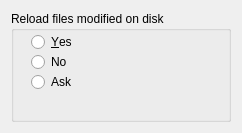
<ui version="4.0" stdsetdef="1" >
  <author></author>
  <comment></comment>
  <exportmacro></exportmacro>
  <class>KGraphViewerPreferencesReloadWidget</class>
  <widget class="QWidget" name="KGraphViewerPreferencesReloadWidget" >
    <property name="geometry" >
      <rect>
        <x>0</x>
        <y>0</y>
        <width>242</width>
        <height>133</height>
      </rect>
    </property>
    <property name="sizePolicy" >
      <sizepolicy>
        <hsizetype>1</hsizetype>
        <vsizetype>1</vsizetype>
        <horstretch>15</horstretch>
        <verstretch>0</verstretch>
      </sizepolicy>
    </property>
    <property name="minimumSize" >
      <size>
        <width>100</width>
        <height>100</height>
      </size>
    </property>
    <layout class="QGridLayout" >
      <item row="0" column="0" >
        <widget class="QGroupBox" name="reloadOnChangeMode" >
          <property name="sizePolicy" >
            <sizepolicy>
              <hsizetype>3</hsizetype>
              <vsizetype>3</vsizetype>
              <horstretch>0</horstretch>
              <verstretch>0</verstretch>
            </sizepolicy>
          </property>
          <property name="title" >
            <string>Reload files modified on disk</string>
          </property>
          <property name="selectedId" stdset="0" >
            <number>2</number>
          </property>
          <widget class="QRadioButton" name="yes" >
            <property name="geometry" >
              <rect>
                <x>20</x>
                <y>20</y>
                <width>107</width>
                <height>22</height>
              </rect>
            </property>
            <property name="text" >
              <string>&amp;Yes</string>
            </property>
          </widget>
          <widget class="QRadioButton" name="no" >
            <property name="geometry" >
              <rect>
                <x>20</x>
                <y>40</y>
                <width>107</width>
                <height>22</height>
              </rect>
            </property>
            <property name="text" >
              <string>No</string>
            </property>
            <property name="shortcut" >
              <string/>
            </property>
          </widget>
          <widget class="QRadioButton" name="ask" >
            <property name="geometry" >
              <rect>
                <x>20</x>
                <y>60</y>
                <width>107</width>
                <height>22</height>
              </rect>
            </property>
            <property name="text" >
              <string>Ask</string>
            </property>
            <property name="shortcut" >
              <string/>
            </property>
          </widget>
        </widget>
      </item>
    </layout>
  </widget>
  <layoutdefault spacing="6" margin="11" />
  <pixmapfunction>qPixmapFromMimeSource</pixmapfunction>
</ui>
